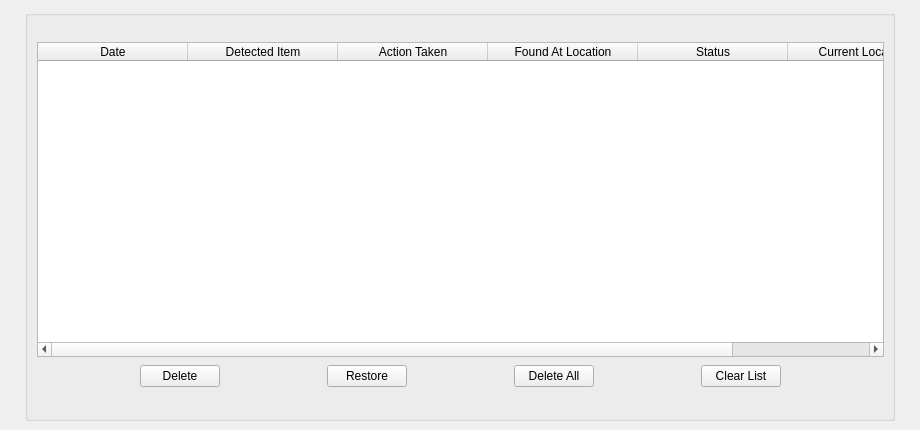
       <widget class="QWidget" name="tab_6">
        <attribute name="title">
         <string>Quarantine</string>
        </attribute>
        <widget class="QWidget" name="horizontalLayoutWidget_8">
         <property name="geometry">
          <rect>
           <x>10</x>
           <y>10</y>
           <width>901</width>
           <height>411</height>
          </rect>
         </property>
         <layout class="QHBoxLayout" name="horizontalLayout_26">
          <item>
           <spacer name="horizontalSpacer_40">
            <property name="orientation">
             <enum>Qt::Horizontal</enum>
            </property>
            <property name="sizeHint" stdset="0">
             <size>
              <width>40</width>
              <height>20</height>
             </size>
            </property>
           </spacer>
          </item>
          <item>
           <widget class="QGroupBox" name="groupBox_10">
            <property name="minimumSize">
             <size>
              <width>870</width>
              <height>370</height>
             </size>
            </property>
            <property name="title">
             <string/>
            </property>
            <widget class="QWidget" name="verticalLayoutWidget_3">
             <property name="geometry">
              <rect>
               <x>10</x>
               <y>30</y>
               <width>851</width>
               <height>351</height>
              </rect>
             </property>
             <layout class="QVBoxLayout" name="verticalLayout_14">
              <property name="leftMargin">
               <number>2</number>
              </property>
              <property name="topMargin">
               <number>2</number>
              </property>
              <property name="rightMargin">
               <number>2</number>
              </property>
              <property name="bottomMargin">
               <number>2</number>
              </property>
              <item>
               <widget class="QTableWidget" name="tableWidget_3">
                <attribute name="horizontalHeaderDefaultSectionSize">
                 <number>150</number>
                </attribute>
                <column>
                 <property name="text">
                  <string>Date</string>
                 </property>
                </column>
                <column>
                 <property name="text">
                  <string>Detected Item</string>
                 </property>
                </column>
                <column>
                 <property name="text">
                  <string>Action Taken</string>
                 </property>
                </column>
                <column>
                 <property name="text">
                  <string>Found At Location</string>
                 </property>
                </column>
                <column>
                 <property name="text">
                  <string>Status</string>
                 </property>
                </column>
                <column>
                 <property name="text">
                  <string>Current Location</string>
                 </property>
                </column>
               </widget>
              </item>
              <item>
               <layout class="QHBoxLayout" name="horizontalLayout_15">
                <property name="leftMargin">
                 <number>2</number>
                </property>
                <property name="topMargin">
                 <number>2</number>
                </property>
                <property name="rightMargin">
                 <number>2</number>
                </property>
                <property name="bottomMargin">
                 <number>2</number>
                </property>
                <item>
                 <spacer name="horizontalSpacer_14">
                  <property name="orientation">
                   <enum>Qt::Horizontal</enum>
                  </property>
                  <property name="sizeHint" stdset="0">
                   <size>
                    <width>40</width>
                    <height>20</height>
                   </size>
                  </property>
                 </spacer>
                </item>
                <item>
                 <widget class="QPushButton" name="pushButton_12">
                  <property name="text">
                   <string>Delete</string>
                  </property>
                 </widget>
                </item>
                <item>
                 <spacer name="horizontalSpacer_10">
                  <property name="orientation">
                   <enum>Qt::Horizontal</enum>
                  </property>
                  <property name="sizeHint" stdset="0">
                   <size>
                    <width>40</width>
                    <height>20</height>
                   </size>
                  </property>
                 </spacer>
                </item>
                <item>
                 <widget class="QPushButton" name="pushButton_11">
                  <property name="text">
                   <string>Restore</string>
                  </property>
                 </widget>
                </item>
                <item>
                 <spacer name="horizontalSpacer_11">
                  <property name="orientation">
                   <enum>Qt::Horizontal</enum>
                  </property>
                  <property name="sizeHint" stdset="0">
                   <size>
                    <width>40</width>
                    <height>20</height>
                   </size>
                  </property>
                 </spacer>
                </item>
                <item>
                 <widget class="QPushButton" name="pushButton_13">
                  <property name="text">
                   <string>Delete All</string>
                  </property>
                 </widget>
                </item>
                <item>
                 <spacer name="horizontalSpacer_12">
                  <property name="orientation">
                   <enum>Qt::Horizontal</enum>
                  </property>
                  <property name="sizeHint" stdset="0">
                   <size>
                    <width>40</width>
                    <height>20</height>
                   </size>
                  </property>
                 </spacer>
                </item>
                <item>
                 <widget class="QPushButton" name="pushButton_14">
                  <property name="text">
                   <string>Clear List</string>
                  </property>
                 </widget>
                </item>
                <item>
                 <spacer name="horizontalSpacer_13">
                  <property name="orientation">
                   <enum>Qt::Horizontal</enum>
                  </property>
                  <property name="sizeHint" stdset="0">
                   <size>
                    <width>40</width>
                    <height>20</height>
                   </size>
                  </property>
                 </spacer>
                </item>
               </layout>
              </item>
             </layout>
            </widget>
           </widget>
          </item>
          <item>
           <spacer name="horizontalSpacer_39">
            <property name="orientation">
             <enum>Qt::Horizontal</enum>
            </property>
            <property name="sizeHint" stdset="0">
             <size>
              <width>40</width>
              <height>20</height>
             </size>
            </property>
           </spacer>
          </item>
         </layout>
        </widget>
       </widget>
